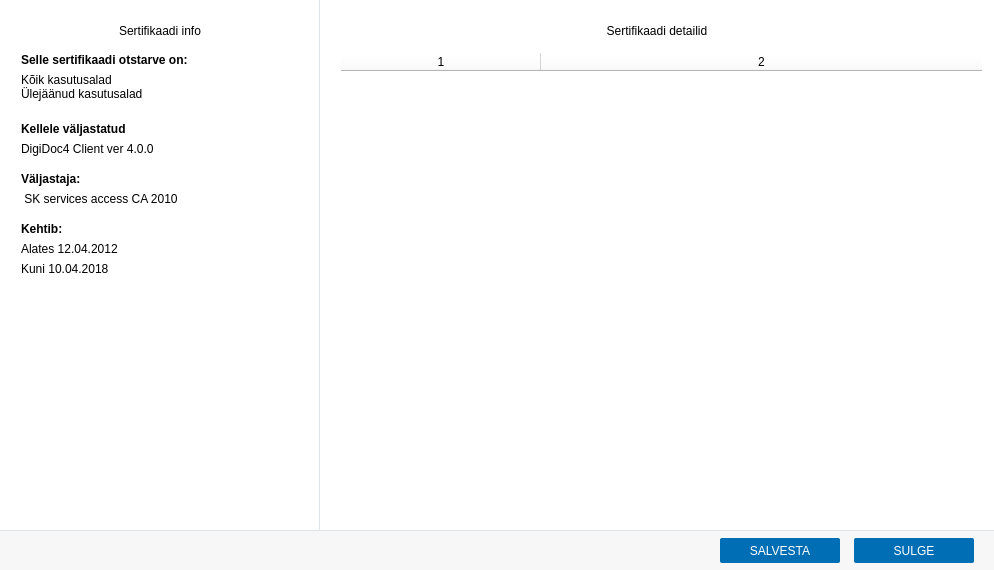
<?xml version="1.0" encoding="UTF-8"?>
<ui version="4.0">
 <class>EvidenceDialog</class>
 <widget class="QDialog" name="EvidenceDialog">
  <property name="geometry">
   <rect>
    <x>0</x>
    <y>0</y>
    <width>994</width>
    <height>570</height>
   </rect>
  </property>
  <property name="minimumSize">
   <size>
    <width>994</width>
    <height>570</height>
   </size>
  </property>
  <property name="maximumSize">
   <size>
    <width>994</width>
    <height>570</height>
   </size>
  </property>
  <property name="styleSheet">
   <string notr="true"/>
  </property>
  <layout class="QVBoxLayout" name="verticalLayout">
   <property name="spacing">
    <number>0</number>
   </property>
   <property name="leftMargin">
    <number>0</number>
   </property>
   <property name="topMargin">
    <number>0</number>
   </property>
   <property name="rightMargin">
    <number>0</number>
   </property>
   <property name="bottomMargin">
    <number>0</number>
   </property>
   <item>
    <widget class="QWidget" name="containerLists" native="true">
     <property name="sizePolicy">
      <sizepolicy hsizetype="Preferred" vsizetype="Preferred">
       <horstretch>1</horstretch>
       <verstretch>1</verstretch>
      </sizepolicy>
     </property>
     <property name="minimumSize">
      <size>
       <width>880</width>
       <height>399</height>
      </size>
     </property>
     <property name="styleSheet">
      <string notr="true">background-color: #ffffff;</string>
     </property>
     <layout class="QHBoxLayout" name="horizontalLayout_3">
      <property name="spacing">
       <number>0</number>
      </property>
      <property name="leftMargin">
       <number>0</number>
      </property>
      <property name="topMargin">
       <number>0</number>
      </property>
      <property name="rightMargin">
       <number>0</number>
      </property>
      <property name="bottomMargin">
       <number>0</number>
      </property>
      <item>
       <widget class="QWidget" name="leftPane" native="true">
        <property name="sizePolicy">
         <sizepolicy hsizetype="Expanding" vsizetype="Expanding">
          <horstretch>0</horstretch>
          <verstretch>0</verstretch>
         </sizepolicy>
        </property>
        <property name="minimumSize">
         <size>
          <width>320</width>
          <height>0</height>
         </size>
        </property>
        <property name="maximumSize">
         <size>
          <width>320</width>
          <height>16777215</height>
         </size>
        </property>
        <property name="styleSheet">
         <string notr="true">border-right: 1px solid #DEE4E9;</string>
        </property>
        <widget class="QLabel" name="lblCertInfo">
         <property name="geometry">
          <rect>
           <x>21</x>
           <y>20</y>
           <width>278</width>
           <height>21</height>
          </rect>
         </property>
         <property name="minimumSize">
          <size>
           <width>278</width>
           <height>21</height>
          </size>
         </property>
         <property name="maximumSize">
          <size>
           <width>278</width>
           <height>21</height>
          </size>
         </property>
         <property name="styleSheet">
          <string notr="true">border: none;</string>
         </property>
         <property name="text">
          <string>Sertifikaadi info</string>
         </property>
         <property name="alignment">
          <set>Qt::AlignCenter</set>
         </property>
        </widget>
        <widget class="QLabel" name="lblCertPurpose">
         <property name="geometry">
          <rect>
           <x>21</x>
           <y>53</y>
           <width>250</width>
           <height>14</height>
          </rect>
         </property>
         <property name="minimumSize">
          <size>
           <width>250</width>
           <height>14</height>
          </size>
         </property>
         <property name="maximumSize">
          <size>
           <width>250</width>
           <height>14</height>
          </size>
         </property>
         <property name="styleSheet">
          <string notr="true">border: none;</string>
         </property>
         <property name="text">
          <string>&lt;b&gt;Selle sertifikaadi otstarve on:&lt;/b&gt;</string>
         </property>
        </widget>
        <widget class="QLabel" name="valCertPurpose">
         <property name="geometry">
          <rect>
           <x>21</x>
           <y>73</y>
           <width>250</width>
           <height>48</height>
          </rect>
         </property>
         <property name="minimumSize">
          <size>
           <width>250</width>
           <height>48</height>
          </size>
         </property>
         <property name="maximumSize">
          <size>
           <width>250</width>
           <height>48</height>
          </size>
         </property>
         <property name="styleSheet">
          <string notr="true">border: none;</string>
         </property>
         <property name="text">
          <string>Kõik kasutusalad&lt;br&gt;Ülejäänud kasutusalad</string>
         </property>
         <property name="alignment">
          <set>Qt::AlignLeading|Qt::AlignLeft|Qt::AlignTop</set>
         </property>
         <property name="wordWrap">
          <bool>true</bool>
         </property>
        </widget>
        <widget class="QLabel" name="lblCertIssuedTo">
         <property name="geometry">
          <rect>
           <x>21</x>
           <y>122</y>
           <width>250</width>
           <height>14</height>
          </rect>
         </property>
         <property name="minimumSize">
          <size>
           <width>250</width>
           <height>14</height>
          </size>
         </property>
         <property name="maximumSize">
          <size>
           <width>250</width>
           <height>14</height>
          </size>
         </property>
         <property name="styleSheet">
          <string notr="true">border: none;</string>
         </property>
         <property name="text">
          <string>&lt;b&gt;Kellele väljastatud&lt;/b&gt;</string>
         </property>
        </widget>
        <widget class="QLabel" name="valCertIssuedTo">
         <property name="geometry">
          <rect>
           <x>21</x>
           <y>142</y>
           <width>250</width>
           <height>14</height>
          </rect>
         </property>
         <property name="minimumSize">
          <size>
           <width>250</width>
           <height>14</height>
          </size>
         </property>
         <property name="maximumSize">
          <size>
           <width>250</width>
           <height>14</height>
          </size>
         </property>
         <property name="styleSheet">
          <string notr="true">border: none;</string>
         </property>
         <property name="text">
          <string>DigiDoc4 Client ver 4.0.0</string>
         </property>
        </widget>
        <widget class="QLabel" name="lblCertIssuer">
         <property name="geometry">
          <rect>
           <x>21</x>
           <y>172</y>
           <width>250</width>
           <height>14</height>
          </rect>
         </property>
         <property name="minimumSize">
          <size>
           <width>250</width>
           <height>14</height>
          </size>
         </property>
         <property name="maximumSize">
          <size>
           <width>250</width>
           <height>14</height>
          </size>
         </property>
         <property name="styleSheet">
          <string notr="true">border: none;</string>
         </property>
         <property name="text">
          <string>&lt;b&gt;Väljastaja:&lt;/b&gt;</string>
         </property>
        </widget>
        <widget class="QLabel" name="valCertIssuer">
         <property name="geometry">
          <rect>
           <x>21</x>
           <y>192</y>
           <width>250</width>
           <height>14</height>
          </rect>
         </property>
         <property name="minimumSize">
          <size>
           <width>250</width>
           <height>14</height>
          </size>
         </property>
         <property name="maximumSize">
          <size>
           <width>250</width>
           <height>14</height>
          </size>
         </property>
         <property name="styleSheet">
          <string notr="true">border: none;</string>
         </property>
         <property name="text">
          <string> SK services access CA 2010</string>
         </property>
        </widget>
        <widget class="QLabel" name="lblCertValid">
         <property name="geometry">
          <rect>
           <x>21</x>
           <y>222</y>
           <width>250</width>
           <height>14</height>
          </rect>
         </property>
         <property name="minimumSize">
          <size>
           <width>250</width>
           <height>14</height>
          </size>
         </property>
         <property name="maximumSize">
          <size>
           <width>250</width>
           <height>14</height>
          </size>
         </property>
         <property name="styleSheet">
          <string notr="true">border: none;</string>
         </property>
         <property name="text">
          <string>&lt;b&gt;Kehtib:&lt;/b&gt;</string>
         </property>
        </widget>
        <widget class="QLabel" name="valCertValidFrom">
         <property name="geometry">
          <rect>
           <x>21</x>
           <y>242</y>
           <width>250</width>
           <height>14</height>
          </rect>
         </property>
         <property name="minimumSize">
          <size>
           <width>250</width>
           <height>14</height>
          </size>
         </property>
         <property name="maximumSize">
          <size>
           <width>250</width>
           <height>14</height>
          </size>
         </property>
         <property name="styleSheet">
          <string notr="true">border: none;</string>
         </property>
         <property name="text">
          <string>Alates 12.04.2012</string>
         </property>
        </widget>
        <widget class="QLabel" name="valCertValidUntil">
         <property name="geometry">
          <rect>
           <x>21</x>
           <y>262</y>
           <width>250</width>
           <height>14</height>
          </rect>
         </property>
         <property name="minimumSize">
          <size>
           <width>250</width>
           <height>14</height>
          </size>
         </property>
         <property name="maximumSize">
          <size>
           <width>250</width>
           <height>14</height>
          </size>
         </property>
         <property name="styleSheet">
          <string notr="true">border: none;</string>
         </property>
         <property name="frameShape">
          <enum>QFrame::Box</enum>
         </property>
         <property name="text">
          <string>Kuni 10.04.2018</string>
         </property>
        </widget>
       </widget>
      </item>
      <item>
       <widget class="QStackedWidget" name="stackedWidget">
        <widget class="QWidget" name="page">
         <widget class="QLabel" name="lblCertDetails">
          <property name="geometry">
           <rect>
            <x>21</x>
            <y>20</y>
            <width>632</width>
            <height>21</height>
           </rect>
          </property>
          <property name="minimumSize">
           <size>
            <width>632</width>
            <height>21</height>
           </size>
          </property>
          <property name="maximumSize">
           <size>
            <width>632</width>
            <height>21</height>
           </size>
          </property>
          <property name="text">
           <string>Sertifikaadi detailid</string>
          </property>
          <property name="alignment">
           <set>Qt::AlignCenter</set>
          </property>
         </widget>
         <widget class="QTableWidget" name="tblDetails">
          <property name="geometry">
           <rect>
            <x>21</x>
            <y>53</y>
            <width>641</width>
            <height>281</height>
           </rect>
          </property>
          <property name="styleSheet">
           <string notr="true">border: none;</string>
          </property>
          <property name="editTriggers">
           <set>QAbstractItemView::NoEditTriggers</set>
          </property>
          <property name="selectionMode">
           <enum>QAbstractItemView::SingleSelection</enum>
          </property>
          <property name="selectionBehavior">
           <enum>QAbstractItemView::SelectRows</enum>
          </property>
          <property name="showGrid">
           <bool>false</bool>
          </property>
          <property name="wordWrap">
           <bool>false</bool>
          </property>
          <property name="rowCount">
           <number>8</number>
          </property>
          <property name="columnCount">
           <number>2</number>
          </property>
          <attribute name="horizontalHeaderVisible">
           <bool>true</bool>
          </attribute>
          <attribute name="horizontalHeaderDefaultSectionSize">
           <number>200</number>
          </attribute>
          <attribute name="horizontalHeaderStretchLastSection">
           <bool>true</bool>
          </attribute>
          <attribute name="verticalHeaderVisible">
           <bool>false</bool>
          </attribute>
          <attribute name="verticalHeaderMinimumSectionSize">
           <number>14</number>
          </attribute>
          <row/>
          <row/>
          <row/>
          <row/>
          <row/>
          <row/>
          <row/>
          <row/>
          <column/>
          <column/>
         </widget>
        </widget>
        <widget class="QWidget" name="page_2"/>
       </widget>
      </item>
     </layout>
    </widget>
   </item>
   <item>
    <widget class="QWidget" name="navigationArea" native="true">
     <property name="sizePolicy">
      <sizepolicy hsizetype="Preferred" vsizetype="Preferred">
       <horstretch>1</horstretch>
       <verstretch>0</verstretch>
      </sizepolicy>
     </property>
     <property name="minimumSize">
      <size>
       <width>0</width>
       <height>40</height>
      </size>
     </property>
     <property name="maximumSize">
      <size>
       <width>16777215</width>
       <height>40</height>
      </size>
     </property>
     <property name="styleSheet">
      <string notr="true">border-top: 1px solid #DEE4E9;
background-color: #f7f7f7;</string>
     </property>
     <widget class="QPushButton" name="close">
      <property name="geometry">
       <rect>
        <x>854</x>
        <y>8</y>
        <width>120</width>
        <height>25</height>
       </rect>
      </property>
      <property name="sizePolicy">
       <sizepolicy hsizetype="Fixed" vsizetype="Fixed">
        <horstretch>0</horstretch>
        <verstretch>0</verstretch>
       </sizepolicy>
      </property>
      <property name="minimumSize">
       <size>
        <width>120</width>
        <height>25</height>
       </size>
      </property>
      <property name="maximumSize">
       <size>
        <width>120</width>
        <height>20</height>
       </size>
      </property>
      <property name="styleSheet">
       <string notr="true">QPushButton {
	border-radius: 2px; 
	border: none;
	color: #ffffff;
	background-color: #006EB5;
}
QPushButton:pressed {
	background-color: #41B6E6;
}
QPushButton:hover:!pressed {
	background-color: #008DCF;
}
QPushButton:disabled {
	background-color: #BEDBED;
}</string>
      </property>
      <property name="text">
       <string>SULGE</string>
      </property>
     </widget>
     <widget class="QPushButton" name="save">
      <property name="geometry">
       <rect>
        <x>720</x>
        <y>8</y>
        <width>120</width>
        <height>25</height>
       </rect>
      </property>
      <property name="minimumSize">
       <size>
        <width>120</width>
        <height>25</height>
       </size>
      </property>
      <property name="maximumSize">
       <size>
        <width>120</width>
        <height>25</height>
       </size>
      </property>
      <property name="styleSheet">
       <string notr="true">QPushButton {
	border-radius: 2px; 
	border: none;
	color: #ffffff;
	background-color: #006EB5;
}
QPushButton:pressed {
	background-color: #41B6E6;
}
QPushButton:hover:!pressed {
	background-color: #008DCF;
}
QPushButton:disabled {
	background-color: #BEDBED;
}</string>
      </property>
      <property name="text">
       <string>SALVESTA</string>
      </property>
     </widget>
    </widget>
   </item>
  </layout>
 </widget>
 <resources/>
 <connections/>
</ui>
